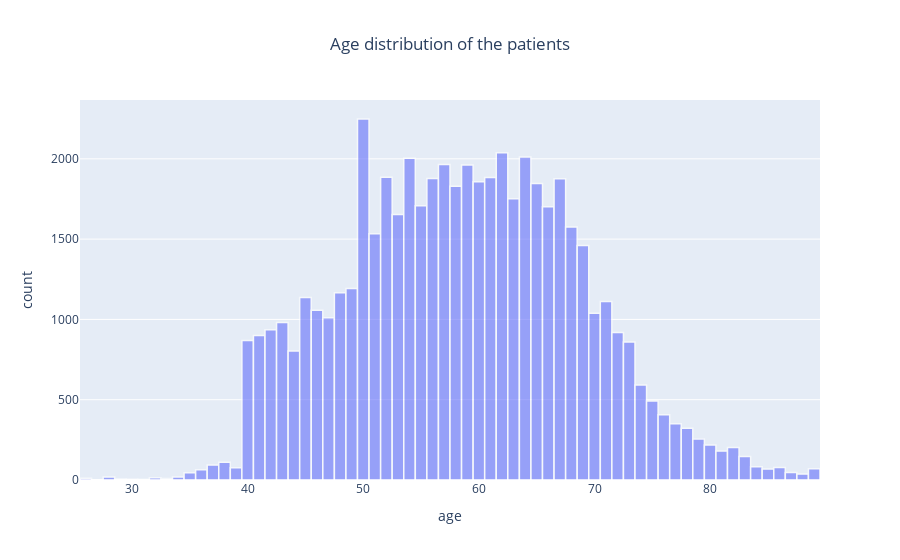

Notebook code for this chart:
### Code cell
fig = px.histogram(train_df, x="age", title='Age distribution of the patients')
fig.update_traces(marker_line_color='rgb(255,255,255)', marker_line_width=1.5, opacity=0.6)
fig.update_layout(title_x=0.5)
fig.show()

### Figure 1 — Plotly figure (JSON) as saved in the notebook; plotly's stock layout.template omitted (floating-point values rounded to 4 significant figures; data arrays with more than 128 entries replaced by an {"elided": "..."} marker saying what was removed)
{"data": [{"alignmentgroup": "True", "bingroup": "x", "hovertemplate": "age=%{x}<br>count=%{y}<extra></extra>", "legendgroup": "", "marker": {"color": "#636efa", "line": {"color": "rgb(255,255,255)", "width": 1.5}, "pattern": {"shape": ""}}, "name": "", "offsetgroup": "", "opacity": 0.6, "orientation": "v", "showlegend": false, "type": "histogram", "x": {"elided": "54706 float values"}, "xaxis": "x", "yaxis": "y"}], "layout": {"barmode": "relative", "legend": {"tracegroupgap": 0}, "title": {"text": "Age distribution of the patients", "x": 0.5}, "xaxis": {"anchor": "y", "domain": [0.0, 1.0], "title": {"text": "age"}}, "yaxis": {"anchor": "x", "domain": [0.0, 1.0], "title": {"text": "count"}}}}
